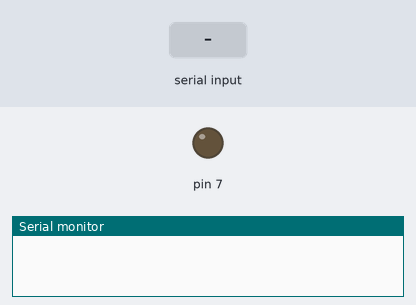
Recording of a sketch running on a simulated Arduino Uno, built with avr-gcc and run on an emulated ATmega328P. Shown: output pins drawn as LEDs (lit = HIGH), the last lines printed to the serial monitor. Inputs (shaded band) come from the test bench.

Above: at 1.2 s.
1.3 s: "on" received over Serial
At 3.0 s:
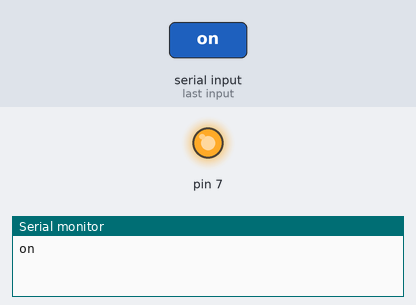
3.8 s: "off" received over Serial
At 6.1 s:
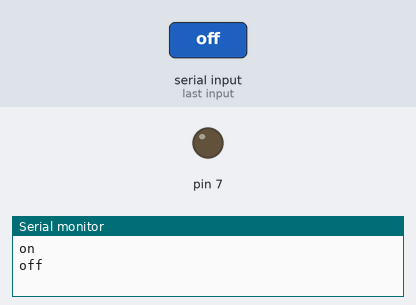
Timing chart, 0 to 7.6 s (numbered marks = the images above; inputs shaded):
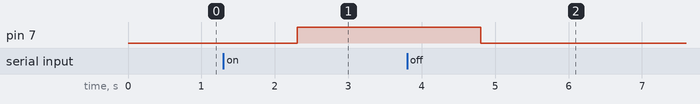

Measured:
- after the input at 1.3 s, pin 7: LOW → HIGH after 1.0 s
- after the input at 3.8 s, pin 7: HIGH → LOW after 1.0 s

The sketch:

lemaster.ino
```cpp
void setup() {
  Serial.begin(9600);
  pinMode(07, OUTPUT);
}

void loop() {
  if (Serial.available() > 0){
    String msg = Serial.readString();
    msg.trim();
    Serial.println(msg);
    if (msg == "on"){
      digitalWrite(07, HIGH);
    }
    else if (msg == "off"){
      digitalWrite(07, LOW);
    }
  }
}
```
